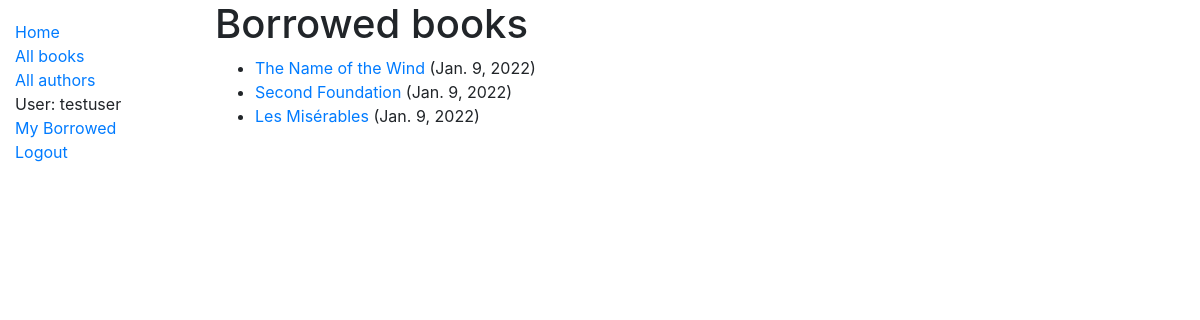
Page /catalog/mybooks/1/ (signed in) on the committed database.
### catalog/models.py (models this page shows, shortened)
class BookInstance(models.Model):
    id = models.UUIDField(primary_key=True, default=uuid.uuid4, help_text='Unique ID for this particular book across whole library')
    book = models.ForeignKey('Book', on_delete=models.RESTRICT, null=True)
    imprint = models.CharField(max_length=200)
    due_back = models.DateField(null=True, blank=True)
    borrower = models.ForeignKey(settings.AUTH_USER_MODEL, on_delete=models.SET_NULL, null=True, blank=True)
    LOAN_STATUS = (
        ('m', 'Maintenance'),
        ('o', 'On loan'),
        ('a', 'Available'),
        ('r', 'Reserved'),
    )
    status = models.CharField(
        max_length=1,
        choices=LOAN_STATUS,
        blank=True,
        default='m',
        help_text='Book availability',
    )
    class Meta:
        ordering = ['due_back',]
        permissions = (
            ("can_mark_returned", "Set book as returned"),
            )
    @property
    def is_overdue(self):
        if self.due_back and date.today() > self.due_back:
            return True
        return False
    def display_title(self):
        """Create a string for the title of the book. This is required to display title in Admin."""
        return self.book.title
    display_title.short_description = 'Title'

class Book(models.Model):
    title = models.CharField(max_length=200)
    author = models.ForeignKey('Author', on_delete=models.SET_NULL, null=True)
    summary = models.TextField(max_length=1000, help_text='Enter a brief description of the book')
    isbn = models.CharField('ISBN', max_length=13, unique=True,
    help_text='13 Character <a href="https://www.isbn-international.org/content/what-isbn">ISBN number</a>')
    genre = models.ManyToManyField(Genre, help_text='Select a genre for this book')
    LANGUAGE_LIST = list(map(lambda lg : (lg.pt3, lg.name), iter_langs()))
    language = models.CharField(
        max_length=3,
        choices=LANGUAGE_LIST,
        default='eng',
        help_text='The language of the book',
    )
    def display_genre(self):
        """Create a string for the Genre. This is required to display genre in Admin."""
        return ', '.join(genre.name for genre in self.genre.all()[:3])
    display_genre.short_description = 'Genre'

### catalog/views.py (the view)
# urls.py: path('mybooks/<int:userid>/', views.LoanedBooksByUserListView.as_view(), name='my-borrowed'),
class LoanedBooksByUserListView(LoginRequiredMixin,generic.ListView):
    model = BookInstance
    template_name ='catalog/bookinstance_list_borrowed_user.html'
    paginate_by = 10
    def get_queryset(self):
        return BookInstance.objects.filter(borrower=self.kwargs['userid']).filter(status__exact='o').order_by('due_back')

### catalog/templates/catalog/bookinstance_list_borrowed_user.html
{% extends "base_generic.html" %}
{% block content %}
    <h1>Borrowed books</h1>
    {% if bookinstance_list %}
    <ul>
      {% for bookinst in bookinstance_list %}
      <li class="{% if bookinst.is_overdue %}text-danger{% endif %}">
        <a href="{% url 'book-detail' bookinst.book.pk %}">{{bookinst.book.title}}</a> ({{ bookinst.due_back }})
      </li>
      {% endfor %}
    </ul>
    {% else %}
      <p>There are no books borrowed.</p>
    {% endif %}
{% endblock %}

### catalog/templates/base_generic.html (shortened to what this page needs)
<!DOCTYPE html>
<html lang="en">
<head>
  <link rel="stylesheet" href="https://cdn.jsdelivr.net/npm/bootstrap@4.5.3/dist/css/bootstrap.min.css">
  {% load static %}
  <link rel="stylesheet" href="{% static 'css/styles.css' %}">
</head>
<body>
  <div class="container-fluid">
    <div class="row">
      <div class="col-sm-2">
      {% block sidebar %}
        <ul class="sidebar-nav">
          <li><a href="{% url 'index' %}">Home</a></li>
          <li><a href="{% url 'books' %}">All books</a></li>
          <li><a href="{% url 'authors' %}">All authors</a></li>
        {% if user.is_authenticated %}
          <li>User: {{ user.get_username }}</li>
          <li><a href="{% url 'my-borrowed' user.id %}">My Borrowed</a></li>
          <li><a href="{% url 'logout'%}?next={{request.path}}">Logout</a></li>
        {% else %}
          <li><a href="{% url 'login'%}?next={{request.path}}">Login</a></li>
          <li><a href="{% url 'register'%}">Register</a></li>
        {% endif %}
        </ul>
     {% endblock %}
      </div>
      <div class="col-sm-10 ">
        {% block content %}{% endblock %}
      </div>
    </div>
  </div>
</body>
</html>

### catalog/static/css/styles.css (style rules this page uses)
.sidebar-nav { margin-top: 20px; padding: 0; list-style: none; }

### rows in the picture
BookInstance: book "The Name of the Wind", due_back "Jan. 9, 2022"
BookInstance: book "Second Foundation", due_back "Jan. 9, 2022"
BookInstance: book "Les Misérables", due_back "Jan. 9, 2022"

### other values in the picture
{{ user.get_username }} "testuser"
